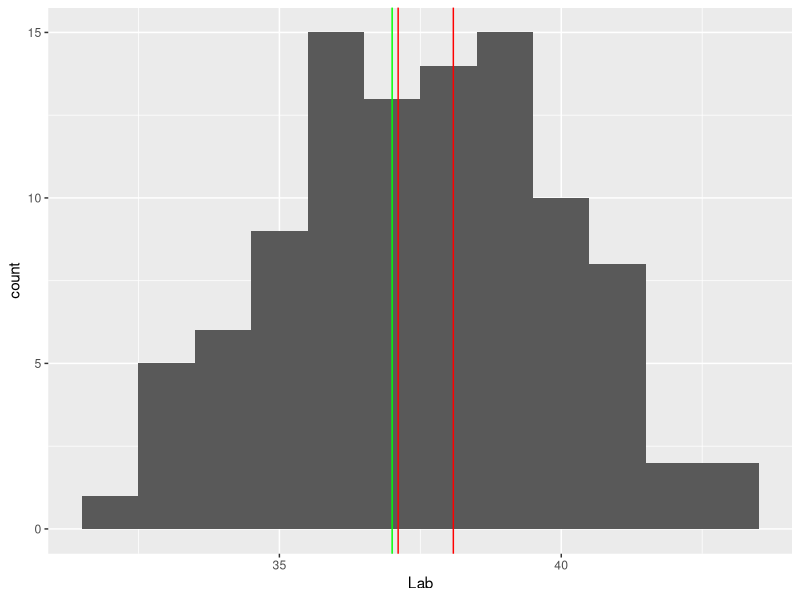
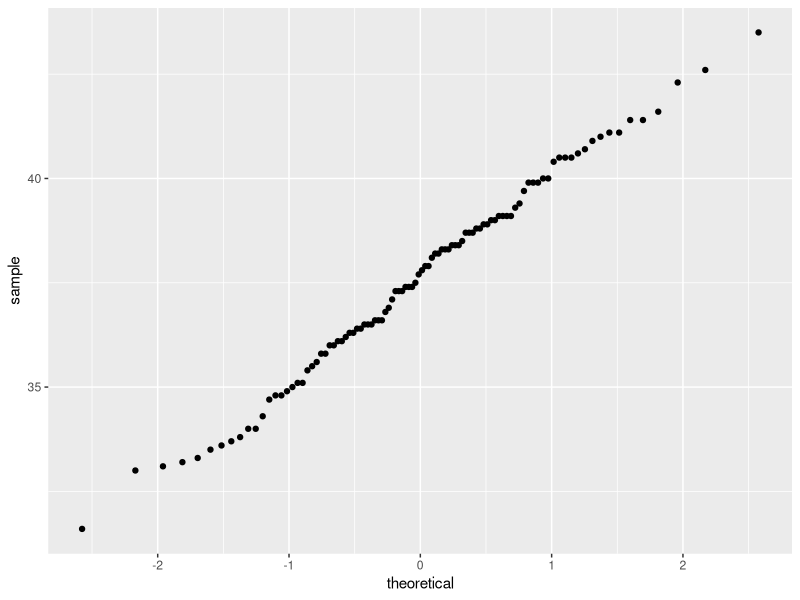

Reproduce these figures in R, in order.
# DS102L7P2 Frosted Flakes Example

install.packages("ggplot2")
library(ggplot2)

frostedflakes = read.csv('../Data/frostedflakes.csv')

head(frostedflakes)

t_obj <- t.test(frostedflakes$Lab, mu = 37)

print(t_obj)

d <- ggplot(frostedflakes, aes(x = Lab))
d + geom_histogram(binwidth = 1) +
geom_vline(xintercept = t_obj$conf.int[1], color = "red") +
geom_vline(xintercept = t_obj$conf.int[2], color = "red") +
geom_vline(xintercept = t_obj$null.value, color = "green")

ggplot(frostedflakes, aes(sample = Lab)) + geom_qq()

